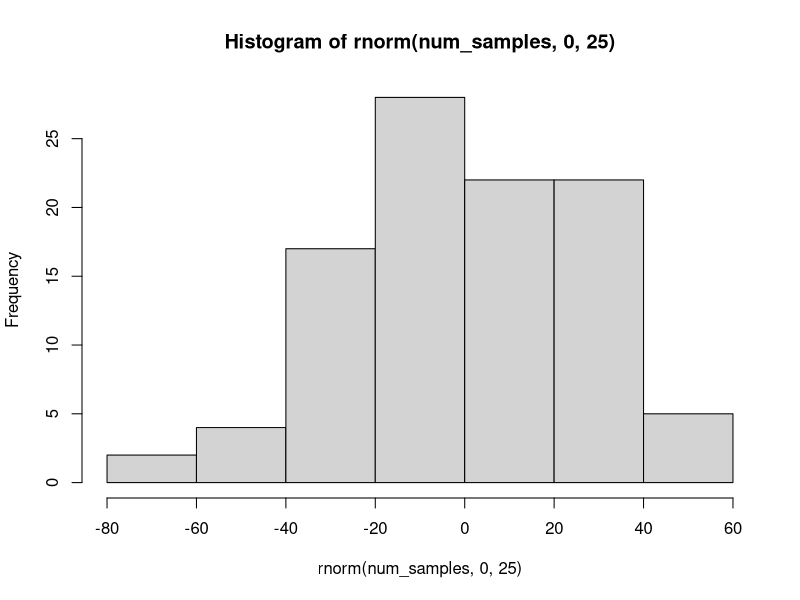
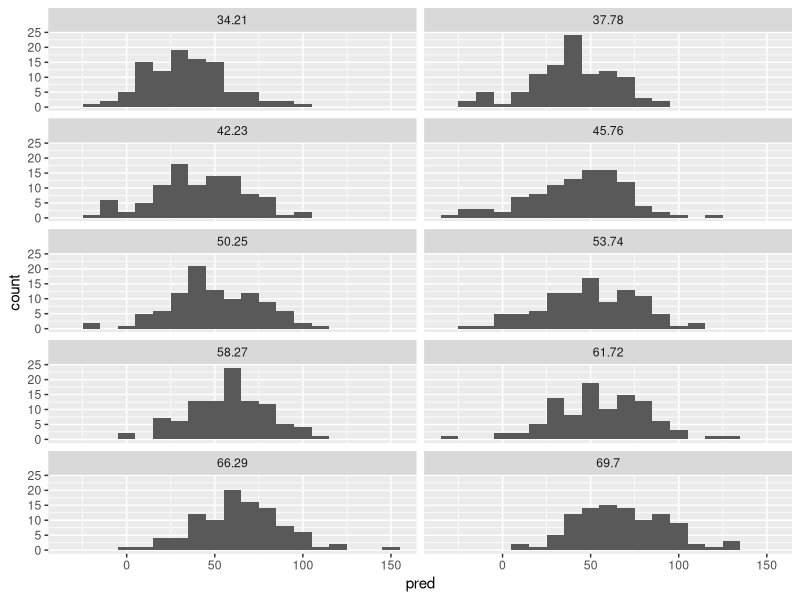
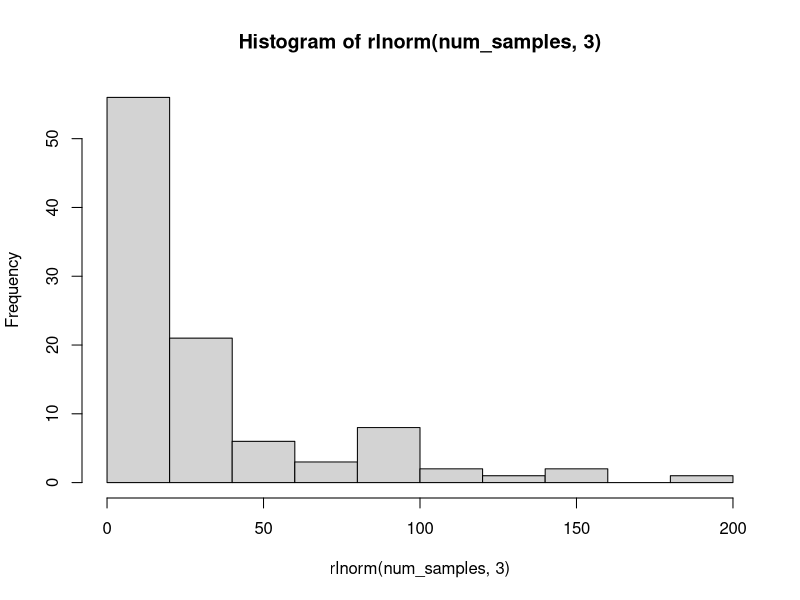
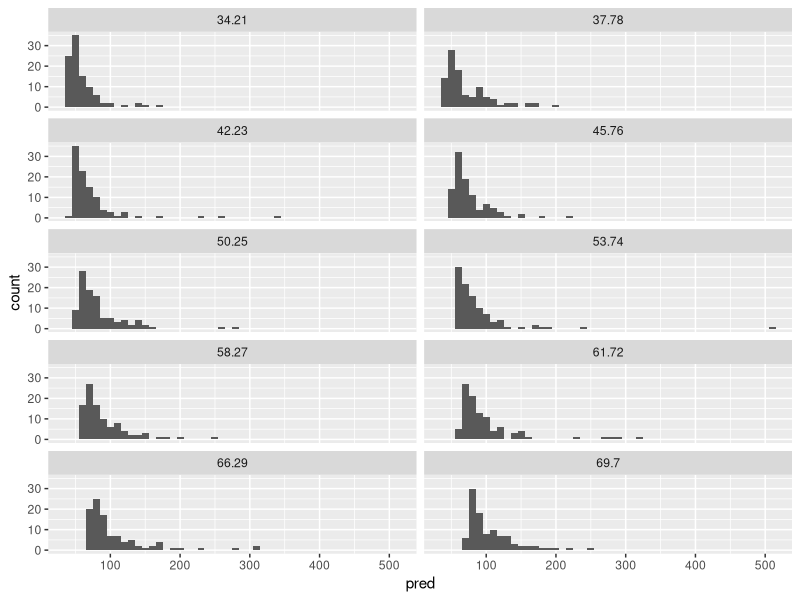
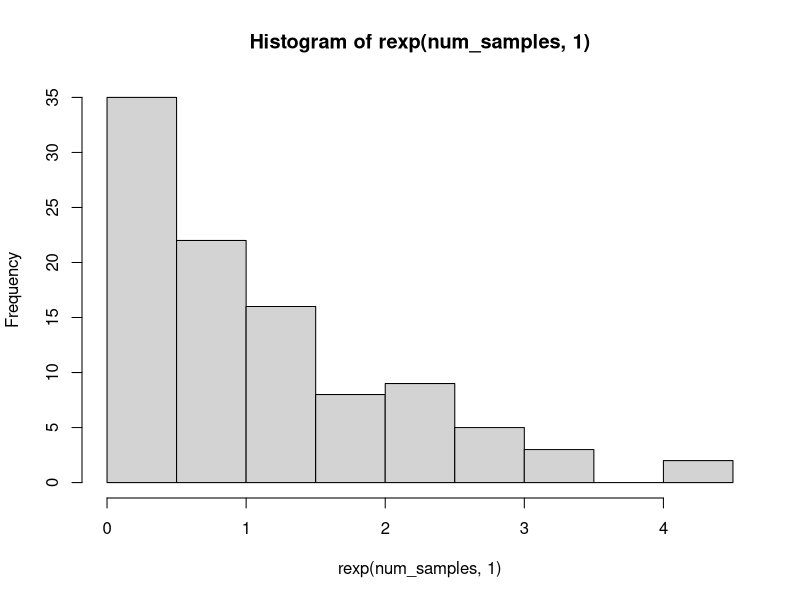
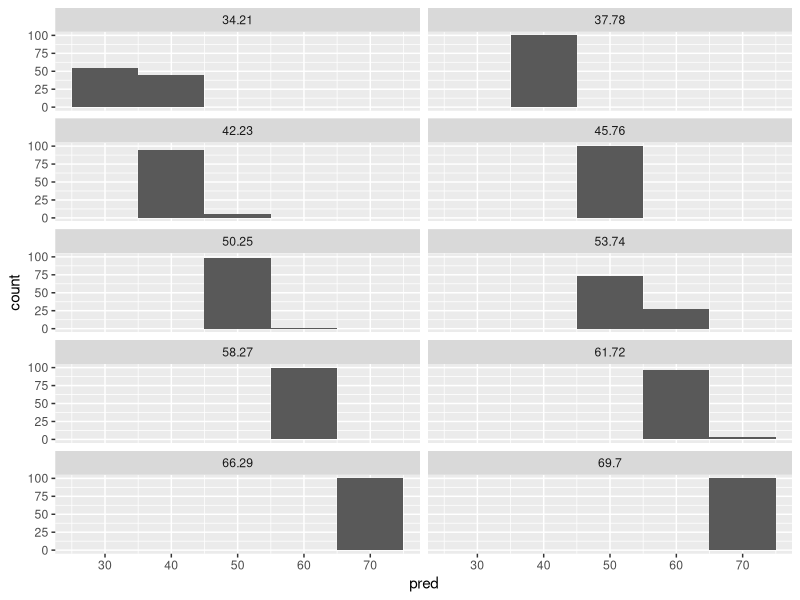
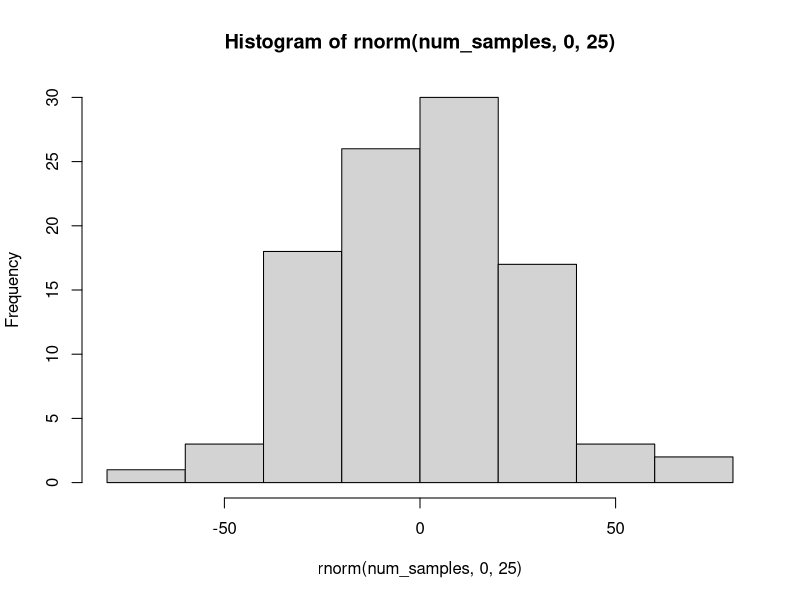
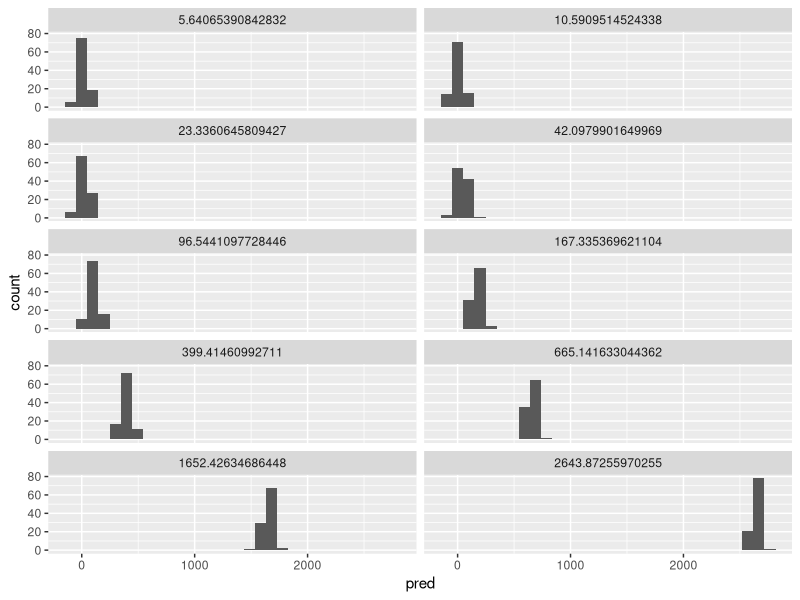

The R source for these figures, in order:
## ---- chunk 1
knitr::opts_chunk$set(echo = TRUE)
library(ggplot2)
## ---- chunk 2

x1 <- c(1:10)
x2 <- rep(c(1,-1), 5)

y_lin <- 30 + 4*x1 + 0.2*x2 + 0.01*x1*x2 

num_samples = 100

# Normal noise
dat <- NULL
for(i in c(1:10)){
  rand =  
  dat <- rbind(dat, data.frame(i = y_lin[i], pred = y_lin[i] + rnorm(num_samples, 0, 25)))
}

hist(rnorm(num_samples, 0, 25))
ggplot(dat, aes(pred)) + geom_histogram(binwidth = 10) + facet_wrap(~i, ncol=2)

## ---- chunk 3

# Log normal noise
dat <- NULL
for(i in c(1:10)){
  rand =  
  dat <- rbind(dat, data.frame(i = y_lin[i], pred = y_lin[i] + rlnorm(num_samples, 3)))
}

hist(rlnorm(num_samples, 3))
ggplot(dat, aes(pred)) + geom_histogram(binwidth = 10) + facet_wrap(~i, ncol=2)


# Exponential noise 
dat <- NULL
for(i in c(1:10)){
  rand =  
  dat <- rbind(dat, data.frame(i = y_lin[i], pred = y_lin[i] + rexp(num_samples, 1)))
}

hist(rexp(num_samples, 1))
ggplot(dat, aes(pred)) + geom_histogram(binwidth = 10) + facet_wrap(~i, ncol=2)


## ---- chunk 4

y_exp <- exp(1)*exp(0.7*x1)*exp(0.02*x2)*exp(0.01*x1*x2) # = exp(1 + 0.7*x1 + 0.02*x2 + 0.01*x1*x2)
  

num_samples = 100


# Normal noise
dat <- NULL
for(i in c(1:10)){
  rand =  
  dat <- rbind(dat, data.frame(i = y_exp[i], pred = y_exp[i] + rnorm(num_samples, 0, 40)))
}

hist(rnorm(num_samples, 0, 25))
ggplot(dat, aes(pred))  + geom_histogram() +  facet_wrap(~i, ncol=2)

# Log normal noise
dat <- NULL
for(i in c(1:10)){
  rand =  
  dat <- rbind(dat, data.frame(i = y_exp[i], pred = y_exp[i] + rlnorm(num_samples, 5)))
}

hist(rlnorm(num_samples, 3))
ggplot(dat, aes(pred)) + geom_histogram() + facet_wrap(~i, ncol=2)


# Exponential noise 
dat <- NULL
for(i in c(1:10)){
  rand =  
  dat <- rbind(dat, data.frame(i = y_exp[i], pred = y_exp[i] + rexp(num_samples, 1)))
}

hist(rexp(num_samples, 3))
ggplot(dat, aes(pred)) + geom_histogram() + facet_wrap(~i, ncol=2)

